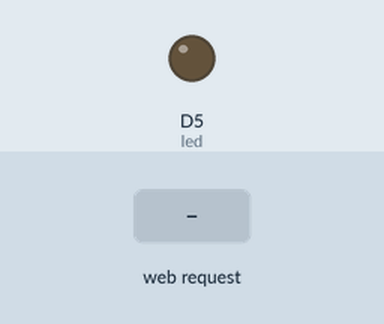
The sketch below on a simulated ESP8266 (NodeMCU). Parts: output pins drawn as LEDs (lit = HIGH). The inputs (shaded band) are chosen by the test bench.

Above: at 1.2 s.
1.3 s: HTTP request GET /on received
At 2.1 s:
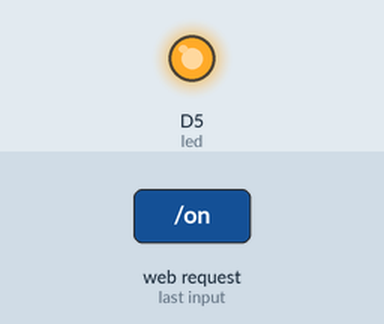
2.8 s: HTTP request GET /off received
At 3.3 s:
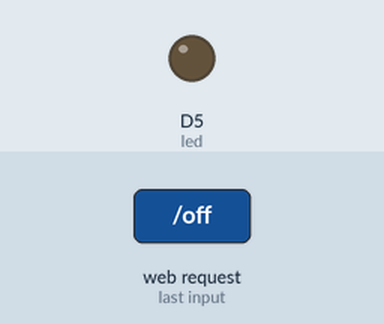
Timing chart, 0 to 5.8 s (numbered marks = the images above; inputs shaded):
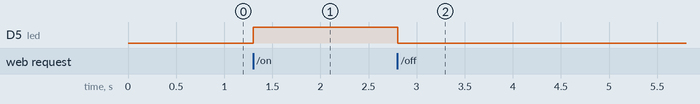

The sketch:

LED_Control_via_WiFi_Web_Server.ino
```cpp
#include <ESP8266WiFi.h>

const char* ssid = "ESP_LED";
const char* password = "12345678";

WiFiServer server(80);
int led = D5;

void setup() {
  pinMode(led, OUTPUT);
  WiFi.softAP(ssid, password);
  server.begin();
}

void loop() {
  WiFiClient client = server.available();
  if (!client) return;

  String req = client.readStringUntil('\n');
  if (req.indexOf("/on") != -1) digitalWrite(led, HIGH);
  if (req.indexOf("/off") != -1) digitalWrite(led, LOW);

  client.print("LED: <a href=\"/on\">ON</a> | <a href=\"/off\">OFF</a>");
  delay(1);
}
```

Measured:
- after the input at 1.3 s, D5 (led): LOW → HIGH at once
- after the input at 2.8 s, D5 (led): HIGH → LOW at once
